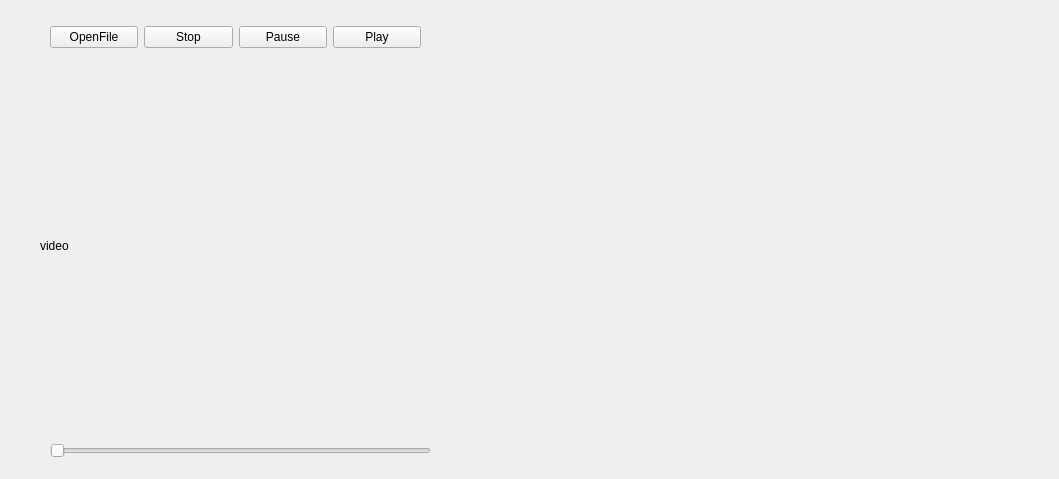
<?xml version="1.0" encoding="UTF-8"?>
<ui version="4.0">
 <class>MainWindow</class>
 <widget class="QMainWindow" name="MainWindow">
  <property name="geometry">
   <rect>
    <x>0</x>
    <y>0</y>
    <width>1059</width>
    <height>479</height>
   </rect>
  </property>
  <property name="windowTitle">
   <string>MainWindow</string>
  </property>
  <widget class="QWidget" name="centralwidget">
   <widget class="QLabel" name="label">
    <property name="geometry">
     <rect>
      <x>40</x>
      <y>70</y>
      <width>401</width>
      <height>351</height>
     </rect>
    </property>
    <property name="text">
     <string>video</string>
    </property>
   </widget>
   <widget class="QSlider" name="horizontalSlider">
    <property name="geometry">
     <rect>
      <x>50</x>
      <y>440</y>
      <width>381</width>
      <height>21</height>
     </rect>
    </property>
    <property name="orientation">
     <enum>Qt::Horizontal</enum>
    </property>
   </widget>
   <widget class="QWidget" name="gridLayoutWidget">
    <property name="geometry">
     <rect>
      <x>50</x>
      <y>21</y>
      <width>371</width>
      <height>32</height>
     </rect>
    </property>
    <layout class="QGridLayout" name="gridLayout">
     <item row="0" column="0">
      <widget class="QPushButton" name="pushButton">
       <property name="text">
        <string>OpenFile</string>
       </property>
      </widget>
     </item>
     <item row="0" column="2">
      <widget class="QPushButton" name="pushButton_3">
       <property name="text">
        <string>Pause</string>
       </property>
      </widget>
     </item>
     <item row="0" column="1">
      <widget class="QPushButton" name="pushButton_2">
       <property name="text">
        <string>Stop</string>
       </property>
      </widget>
     </item>
     <item row="0" column="3">
      <widget class="QPushButton" name="pushButton_4">
       <property name="text">
        <string>Play</string>
       </property>
      </widget>
     </item>
    </layout>
   </widget>
  </widget>
 </widget>
 <resources/>
 <connections/>
</ui>
